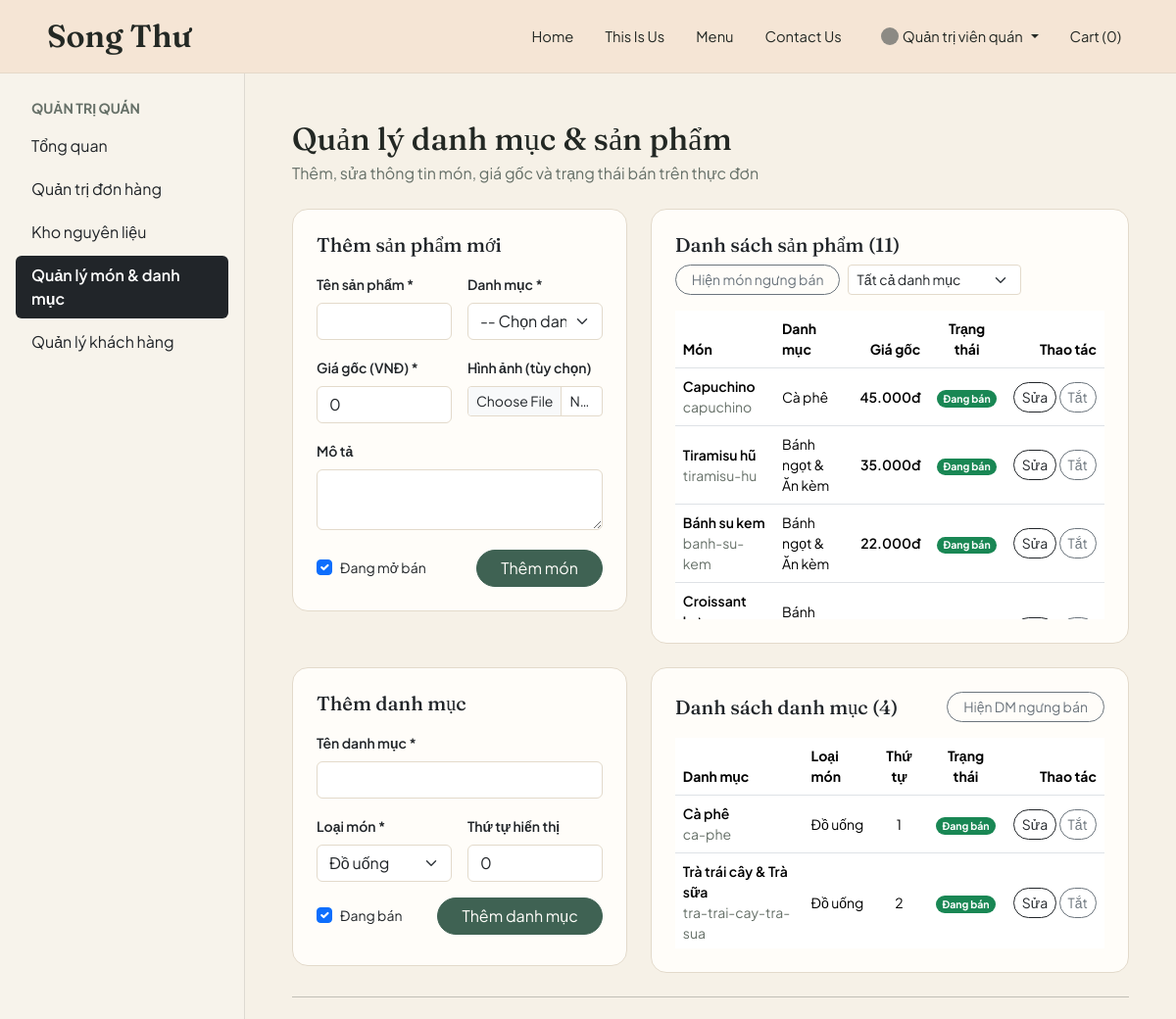
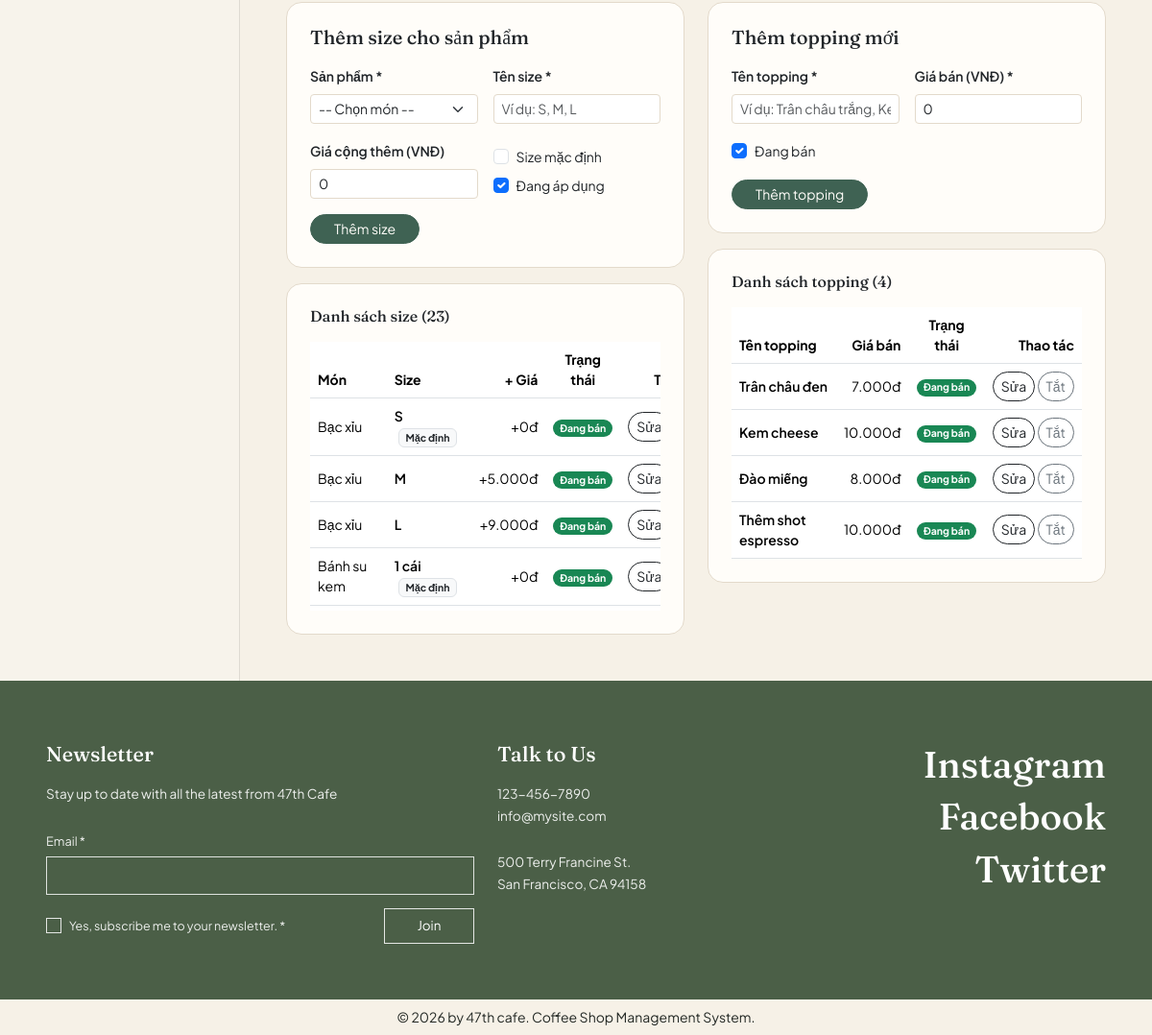
Screenshot of /?c=admin&a=catalog (signed in) with the database file from the repository (2 pictures, top to bottom).
### tables this page shows
CREATE TABLE `san_pham` (
  `id` int(10) UNSIGNED NOT NULL,
  `danh_muc_id` int(10) UNSIGNED NOT NULL,
  `ten_san_pham` varchar(150) NOT NULL,
  `duong_dan` varchar(170) NOT NULL,
  `mo_ta` text DEFAULT NULL,
  `hinh_anh` varchar(255) DEFAULT NULL,
  `gia_goc` decimal(10,2) NOT NULL DEFAULT 0.00,
  `con_ban` tinyint(1) NOT NULL DEFAULT 1,
  `ngay_tao` timestamp NOT NULL DEFAULT current_timestamp()
);

CREATE TABLE `danh_muc` (
  `id` int(10) UNSIGNED NOT NULL,
  `ten_danh_muc` varchar(100) NOT NULL,
  `duong_dan` varchar(120) NOT NULL,
  `loai_mon` enum('do_uong','banh') NOT NULL DEFAULT 'do_uong',
  `thu_tu_hien_thi` int(11) NOT NULL DEFAULT 0,
  `con_ban` tinyint(1) NOT NULL DEFAULT 1
);

CREATE TABLE `bien_the_san_pham` (
  `id` int(10) UNSIGNED NOT NULL,
  `san_pham_id` int(10) UNSIGNED NOT NULL,
  `ten_size` varchar(30) NOT NULL,
  `gia_cong_them` decimal(10,2) NOT NULL DEFAULT 0.00,
  `la_mac_dinh` tinyint(1) NOT NULL DEFAULT 0,
  `con_ban` tinyint(1) NOT NULL DEFAULT 1
);

CREATE TABLE `topping` (
  `id` int(10) UNSIGNED NOT NULL,
  `ten_topping` varchar(100) NOT NULL,
  `gia_ban` decimal(10,2) NOT NULL DEFAULT 0.00,
  `con_ban` tinyint(1) NOT NULL DEFAULT 1
);

### views/admin/catalog.php (the view, shortened to what the rows shown need)
<div class="mb-4">
    <h1 class="h2 mb-1">Quản lý danh mục & sản phẩm</h1>
</div>
<div class="row g-4 align-items-start mb-4">
    <div class="col-xl-5">
        <div class="card card-coffee p-4">
            <div class="d-flex justify-content-between align-items-center mb-3">
                <h2 class="h5 mb-0">
                    <?= !empty($editProduct) ? 'Sửa sản phẩm #' . (int) $editProduct['id'] : 'Thêm sản phẩm mới' ?>
                </h2>
            </div>
        </div>
    </div>
    <div class="col-xl-7">
        <div class="card card-coffee p-4 d-flex flex-column">
            <div class="d-flex flex-wrap justify-content-between align-items-center gap-2 mb-3">
                <h2 class="h5 mb-0">
                    Danh sách sản phẩm (<span id="productVisibleCount">0</span>)
                </h2>
            </div>
            <div style="max-height: 315px; overflow-y: auto;">
                <table class="table align-middle mb-0 small">
                    <thead class="sticky-top bg-white">
                        <tr class="text-coffee-muted">
                            <th>Món</th>
                            <th>Danh mục</th>
                            <th class="text-end">Giá gốc</th>
                            <th class="text-center">Trạng thái</th>
                            <th class="text-end">Thao tác</th>
                        </tr>
                    </thead>
                    <tbody>
                        <?php foreach ($products as $prod): ?>
                            <?php $isSelling = (int) ($prod['con_ban'] ?? 1) === 1; ?>
                            <tr
                                class="product-row"
                                data-category-id="<?= (int) $prod['danh_muc_id'] ?>"
                                data-active="<?= $isSelling ? '1' : '0' ?>"
                            >
                                <td>
                                    <div class="fw-semibold"><?= htmlspecialchars((string) $prod['ten_san_pham']) ?></div>
                                    <div class="text-coffee-muted"><?= htmlspecialchars((string) $prod['duong_dan']) ?></div>
                                </td>
                                <td><?= htmlspecialchars((string) $prod['ten_danh_muc']) ?></td>
                                <td class="text-end fw-semibold"><?= format_vnd((float) $prod['gia_goc']) ?></td>
                                <td class="text-center">
                                    <span class="badge rounded-pill <?= $isSelling ? 'bg-success' : 'bg-secondary' ?>">
                                        <?= $isSelling ? 'Đang bán' : 'Ngưng bán' ?>
                                    </span>
                                </td>
                                <td class="text-end text-nowrap">
                                    <a
                                        href="<?= BASE_URL ?>/?c=admin&a=catalog&edit_prod=<?= (int) $prod['id'] ?>"
                                        class="btn btn-sm btn-outline-dark rounded-pill px-2"
                                    >
                                        Sửa
                                    </a>
                                    <form method="POST" action="<?= BASE_URL ?>/?c=admin&a=toggleProduct" class="d-inline">
                                        <button type="submit" class="btn btn-sm btn-outline-secondary rounded-pill px-2">
                                            <?= $isSelling ? 'Tắt' : 'Bật' ?>
                                        </button>
                                    </form>
                                </td>
                            </tr>
                        <?php endforeach; ?>
                    </tbody>
                </table>
            </div>
        </div>
    </div>
</div>
<div class="row g-4 align-items-start">
    <div class="col-xl-5">
        <div class="card card-coffee p-4" style="min-height: 305px;">
            <div class="d-flex justify-content-between align-items-center mb-3">
                <h2 class="h5 mb-0">
                    <?= !empty($editCategory) ? 'Sửa danh mục #' . (int) $editCategory['id'] : 'Thêm danh mục' ?>
                </h2>
            </div>
        </div>
    </div>
    <div class="col-xl-7">
        <div class="card card-coffee p-4 d-flex flex-column">
            <div class="d-flex flex-wrap justify-content-between align-items-center gap-2 mb-3">
                <h2 class="h5 mb-0">
                    Danh sách danh mục (<span id="categoryVisibleCount">0</span>)
                </h2>
            </div>
            <div style="max-height: 215px; overflow-y: auto;">
                <table class="table align-middle mb-0 small">
                    <thead class="sticky-top bg-white">
                        <tr class="text-coffee-muted">
                            <th>Danh mục</th>
                            <th>Loại món</th>
                            <th class="text-center">Thứ tự</th>
                            <th class="text-center">Trạng thái</th>
                            <th class="text-end">Thao tác</th>
                        </tr>
                    </thead>
                    <tbody>
                        <?php foreach ($categories as $cat): ?>
                            <?php $catActive = (int) ($cat['con_ban'] ?? 1) === 1; ?>
                            <tr class="category-row" data-active="<?= $catActive ? '1' : '0' ?>">
                                <td>
                                    <div class="fw-semibold"><?= htmlspecialchars((string) $cat['ten_danh_muc']) ?></div>
                                    <div class="text-coffee-muted"><?= htmlspecialchars((string) $cat['duong_dan']) ?></div>
                                </td>
                                <td><?= $cat['loai_mon'] === 'banh' ? 'Bánh' : 'Đồ uống' ?></td>
                                <td class="text-center"><?= (int) $cat['thu_tu_hien_thi'] ?></td>
                                <td class="text-center">
                                    <span class="badge rounded-pill <?= $catActive ? 'bg-success' : 'bg-secondary' ?>">
                                        <?= $catActive ? 'Đang bán' : 'Ngưng bán' ?>
                                    </span>
                                </td>
                                <td class="text-end text-nowrap">
                                    <a
                                        href="<?= BASE_URL ?>/?c=admin&a=catalog&edit_cat=<?= (int) $cat['id'] ?>"
                                        class="btn btn-sm btn-outline-dark rounded-pill px-2"
                                    >
                                        Sửa
                                    </a>
                                    <form method="POST" action="<?= BASE_URL ?>/?c=admin&a=toggleCategory" class="d-inline">
                                        <button type="submit" class="btn btn-sm btn-outline-secondary rounded-pill px-2">
                                            <?= $catActive ? 'Tắt' : 'Bật' ?>
                                        </button>
                                    </form>
                                </td>
                            </tr>
                        <?php endforeach; ?>
                    </tbody>
                </table>
            </div>
        </div>
    </div>
</div>
<div id="options-section" class="row g-4 align-items-start">
    <div class="col-lg-6">
        <div class="card card-coffee p-4 mb-3">
            <h2 class="h5 mb-3"><?= !empty($editSize) ? 'Sửa size sản phẩm' : 'Thêm size cho sản phẩm' ?></h2>
        </div>
        <div class="card card-coffee p-4">
            <div class="table-responsive" style="max-height: 280px; overflow-y: auto;">
                <table class="table align-middle small mb-0">
                    <thead>
                        <tr class="text-coffee-muted">
                            <th>Món</th>
                            <th>Size</th>
                            <th class="text-end">+ Giá</th>
                            <th class="text-center">Trạng thái</th>
                            <th class="text-end">Thao tác</th>
                        </tr>
                    </thead>
                    <tbody>
                        <?php if (empty($sizes)): ?>
                            <tr>
                                <td colspan="5" class="text-center text-coffee-muted py-3">Chưa có size nào.</td>
                            </tr>
                        <?php else: ?>
                            <?php foreach ($sizes as $s): ?>
                                <?php $on = (int) ($s['con_ban'] ?? 1) === 1; ?>
                                <tr>
                                    <td><?= htmlspecialchars((string) $s['ten_san_pham']) ?></td>
                                    <td>
                                        <span class="fw-semibold"><?= htmlspecialchars((string) $s['ten_size']) ?></span>
                                        <?php if (!empty($s['la_mac_dinh'])): ?>
                                            <span class="badge bg-light text-dark border ms-1">Mặc định</span>
                                        <?php endif; ?>
                                    </td>
                                    <td class="text-end">+<?= format_vnd((float) $s['gia_cong_them']) ?></td>
                                    <td class="text-center">
                                        <span class="badge rounded-pill <?= $on ? 'bg-success' : 'bg-secondary' ?>">
                                            <?= $on ? 'Đang bán' : 'Tắt' ?>
                                        </span>
                                    </td>
                                    <td class="text-end text-nowrap">
                                        <a href="<?= BASE_URL ?>/?c=admin&a=catalog&edit_size=<?= (int) $s['id'] ?>#options-section" class="btn btn-sm btn-outline-dark rounded-pill px-2">
                                            Sửa
                                        </a>
                                    </td>
                                </tr>
                            <?php endforeach; ?>
                        <?php endif; ?>
                    </tbody>
                </table>
            </div>
        </div>
    </div>
    <div class="col-lg-6">
        <div class="card card-coffee p-4 mb-3">
            <h2 class="h5 mb-3"><?= !empty($editTopping) ? 'Sửa topping' : 'Thêm topping mới' ?></h2>
        </div>
        <div class="card card-coffee p-4">
            <div class="table-responsive" style="max-height: 280px; overflow-y: auto;">
                <table class="table align-middle small mb-0">
                    <thead>
                        <tr class="text-coffee-muted">
                            <th>Tên topping</th>
                            <th class="text-end">Giá bán</th>
                            <th class="text-center">Trạng thái</th>
                            <th class="text-end">Thao tác</th>
                        </tr>
                    </thead>
                    <tbody>
                        <?php if (empty($toppings)): ?>
                            <tr>
                                <td colspan="4" class="text-center text-coffee-muted py-3">Chưa có topping nào.</td>
                            </tr>
                        <?php else: ?>
                            <?php foreach ($toppings as $t): ?>
                                <?php $on = (int) ($t['con_ban'] ?? 1) === 1; ?>
                                <tr>
                                    <td class="fw-semibold"><?= htmlspecialchars((string) $t['ten_topping']) ?></td>
                                    <td class="text-end"><?= format_vnd((float) $t['gia_ban']) ?></td>
                                    <td class="text-center">
                                        <span class="badge rounded-pill <?= $on ? 'bg-success' : 'bg-secondary' ?>">
                                            <?= $on ? 'Đang bán' : 'Tắt' ?>
                                        </span>
                                    </td>
                                    <td class="text-end text-nowrap">
                                        <a href="<?= BASE_URL ?>/?c=admin&a=catalog&edit_topping=<?= (int) $t['id'] ?>#options-section" class="btn btn-sm btn-outline-dark rounded-pill px-2">
                                            Sửa
                                        </a>
                                        <form method="POST" action="<?= BASE_URL ?>/?c=admin&a=toggleTopping" class="d-inline">
                                            <button type="submit" class="btn btn-sm btn-outline-secondary rounded-pill px-2">
                                                <?= $on ? 'Tắt' : 'Bật' ?>
                                            </button>
                                        </form>
                                    </td>
                                </tr>
                            <?php endforeach; ?>
                        <?php endif; ?>
                    </tbody>
                </table>
            </div>
        </div>
    </div>
</div>

### rows the page displays
san_pham: ten_san_pham "Capuchino", duong_dan "capuchino", danh_muc.ten_danh_muc "Cà phê", gia_goc "45.000đ", con_ban "Đang bán"
san_pham: ten_san_pham "Tiramisu hũ", duong_dan "tiramisu-hu", danh_muc.ten_danh_muc "Bánh ngọt & Ăn kèm", gia_goc "35.000đ", con_ban "Đang bán"
san_pham: ten_san_pham "Bánh su kem", duong_dan "banh-su-kem", danh_muc.ten_danh_muc "Bánh ngọt & Ăn kèm", gia_goc "22.000đ", con_ban "Đang bán"
san_pham: ten_san_pham "Croissant…", danh_muc.ten_danh_muc "Bánh…"
danh_muc: ten_danh_muc "Cà phê", duong_dan "ca-phe", loai_mon "Đồ uống", thu_tu_hien_thi "1", con_ban "Đang bán"
danh_muc: ten_danh_muc "Trà trái cây & Trà sữa", duong_dan "tra-trai-cay-tra-sua", loai_mon "Đồ uống", thu_tu_hien_thi "2", con_ban "Đang bán"
bien_the_san_pham: san_pham.ten_san_pham "Bạc xỉu", ten_size "S", la_mac_dinh "Mặc định", gia_cong_them "0đ", con_ban "Đang bán"
bien_the_san_pham: san_pham.ten_san_pham "Bạc xỉu", ten_size "M", gia_cong_them "5.000đ", con_ban "Đang bán"
bien_the_san_pham: san_pham.ten_san_pham "Bạc xỉu", ten_size "L", gia_cong_them "9.000đ", con_ban "Đang bán"
bien_the_san_pham: san_pham.ten_san_pham "Bánh su kem", ten_size "1 cái", la_mac_dinh "Mặc định", gia_cong_them "0đ", con_ban "Đang bán"
topping: ten_topping "Trân châu đen", gia_ban "7.000đ", con_ban "Đang bán"
topping: ten_topping "Kem cheese", gia_ban "10.000đ", con_ban "Đang bán"
topping: ten_topping "Đào miếng", gia_ban "8.000đ", con_ban "Đang bán"
topping: ten_topping "Thêm shot espresso", gia_ban "10.000đ", con_ban "Đang bán"

### other values shown
$_SESSION['user']['ho_ten'] "Quản trị viên quán"
$cartCount "0"
$item['label'] "Tổng quan"
$item['label'] "Quản trị đơn hàng"
$item['label'] "Kho nguyên liệu"
$item['label'] "Quản lý món & danh mục"
$item['label'] "Quản lý khách hàng"
count($sizes ?? []) "23"
count($toppings ?? []) "4"
